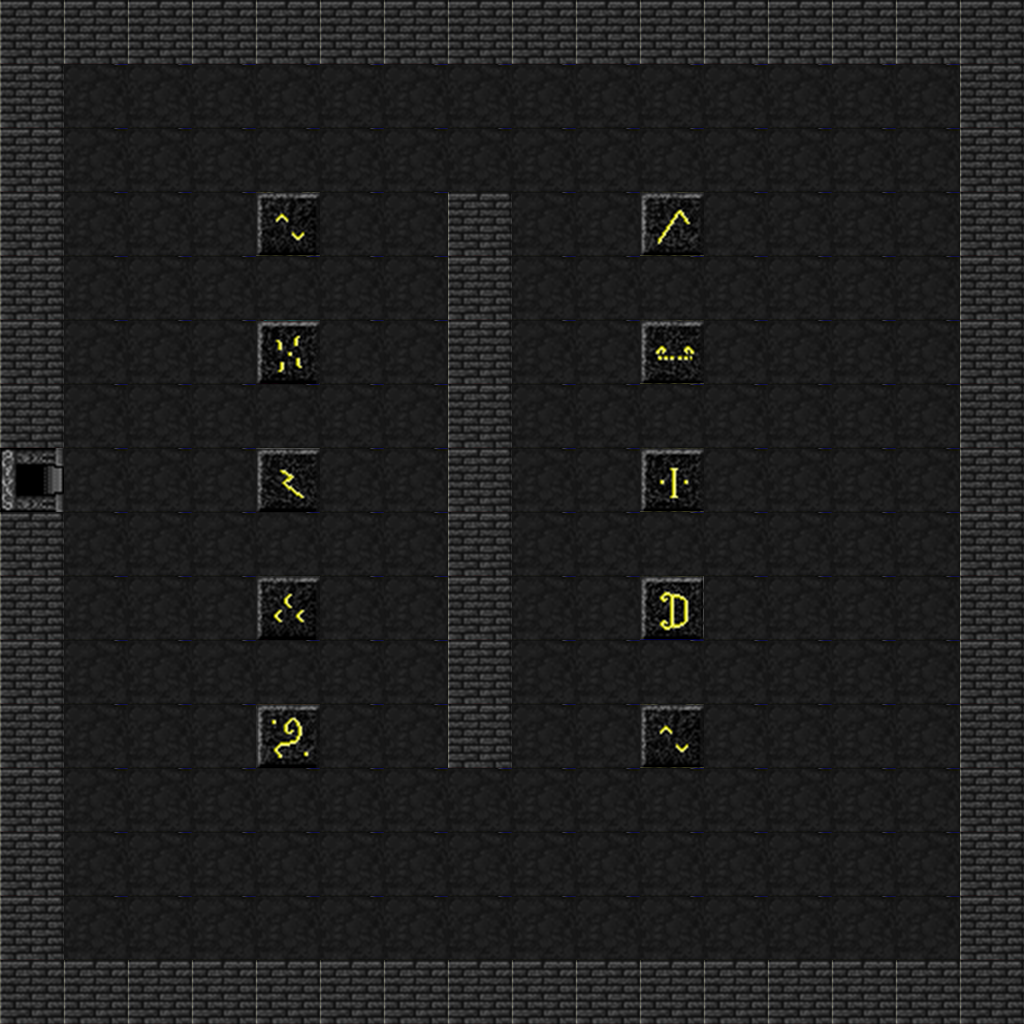

Tiled map render using the project's own tile images. Description and the map definition, with tile-layer contents summarised, below:
An orthogonal 16x16 tile map with 64x64 px tiles, 1 tile layer (Main) and 18 objects (1).

<map version="1.0" orientation="orthogonal" renderorder="right-down" width="16" height="16" tilewidth="64" tileheight="64" nextobjectid="98">
 <tileset firstgid="1" name="DungeonCrawl_Less" tilewidth="64" tileheight="64" tilecount="448" columns="32">
  <image source="DungeonCrawl_Less.png" width="2048" height="896" />
 </tileset>
 <layer name="Main" width="16" height="16">
  <data>[256 cells, 256 non-empty, 12 distinct tile ids]</data>
 </layer>
 <objectgroup name="WallObjects">
  <object id="78" x="0" y="0" width="1024" height="64" />
  <object id="79" x="960" y="64" width="64" height="960" />
  <object id="80" x="0" y="960" width="960" height="64" />
  <object id="81" x="0" y="512" width="64" height="448" />
  <object id="84" x="0" y="64" width="64" height="384" />
  <object id="85" x="-32" y="392" width="31" height="145" />
  <object id="86" x="448" y="192" width="64" height="576" />
  <object id="87" x="256" y="192" width="64" height="64" />
  <object id="88" x="256" y="320" width="64" height="64" />
  <object id="89" x="256" y="448" width="64" height="64" />
  <object id="90" x="256" y="576" width="64" height="64" />
  <object id="91" x="256" y="704" width="64" height="64" />
  <object id="92" x="640" y="704" width="64" height="64" />
  <object id="93" x="640" y="576" width="64" height="64" />
  <object id="94" x="640" y="448" width="64" height="64" />
  <object id="95" x="640" y="320" width="64" height="64" />
  <object id="96" x="640" y="192" width="64" height="64" />
 </objectgroup>
 <objectgroup name="Objects" />
 <objectgroup name="Door">
  <object id="97" name="1" x="0" y="448" width="64" height="64" />
 </objectgroup>
</map>